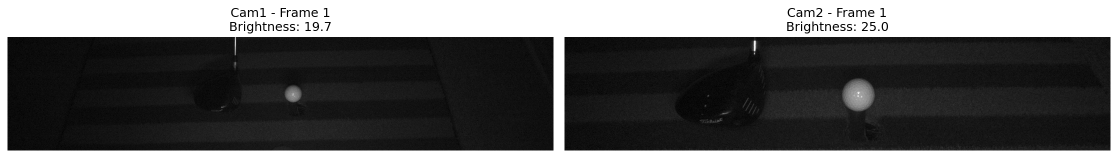
#> input picture driver_shot_sample_images.png, 2235 x 316 px (shown at 1/2 size); its folder holds only this picture in this run
$ python -i fast_white_ball_detector.py   (imports and definitions only)
#> lines starting #> are read from the running program, lines starting #| are printed output that depends on the picture; after the words box and inside, x2 and y2 are one past the last pixel; in counts of white or black regions, pixels touching at a corner belong together
#> further down, picture is the input picture: shape (316, 2235, 3); min 0, max 255, mean 90
#!/usr/bin/env python3
"""
빠른 흰색 골프공 검출 시스템
진행사항 표시와 최적화된 알고리즘으로 빠른 테스트
"""

import cv2
import numpy as np
import json
import matplotlib.pyplot as plt
from pathlib import Path
import glob
import os
from datetime import datetime
import time

class FastWhiteBallDetector:
    def __init__(self, calibration_file="realistic_stereo_calibration.json"):
        """빠른 흰색 골프공 검출기 초기화"""
        self.calibration_file = calibration_file
        self.load_calibration()

        print(f"Fast White Golf Ball Detector Initialized")
        print(f"Target: 99% detection rate + 90% 3D calculation rate")
        print(f"Optimized for speed with progress tracking")

    def load_calibration(self):
        """캘리브레이션 데이터 로드"""
        with open(self.calibration_file, 'r', encoding='utf-8') as f:
#> (reads realistic_stereo_calibration.json from the repository)
            self.calibration_data = json.load(f)

        # 카메라 매트릭스
        self.K1 = np.array(self.calibration_data['camera_matrix_1'])
        self.K2 = np.array(self.calibration_data['camera_matrix_2'])

        # 왜곡 계수
        self.D1 = np.array(self.calibration_data['distortion_coeffs_1'])
        self.D2 = np.array(self.calibration_data['distortion_coeffs_2'])

        # 스테레오 변환
        self.R = np.array(self.calibration_data['rotation_matrix'])
        self.T = np.array(self.calibration_data['translation_vector'])

        # 기타 정보
        self.baseline_mm = self.calibration_data['baseline_mm']
        self.image_size = tuple(self.calibration_data['image_size'])
        self.focal_length = self.K1[0, 0]

    def detect_white_ball_fast(self, img):
        """빠른 흰색 골프공 검출 (최적화된 버전)"""
        # HSV 색공간으로 변환
        hsv = cv2.cvtColor(img, cv2.COLOR_BGR2HSV)
#> hsv: shape (316, 2235, 3); mean H, S, V 0, 0, 90

        # 가장 효과적인 흰색 범위만 사용
        white_ranges = [
            ([0, 0, 180], [180, 50, 255]),  # 기본 흰색
            ([0, 0, 150], [180, 80, 255]),  # 넓은 흰색
        ]

        best_detection = None
        best_score = 0

        for lower, upper in white_ranges:
            lower_white = np.array(lower)
            upper_white = np.array(upper)

            # 흰색 마스크 생성
            white_mask = cv2.inRange(hsv, lower_white, upper_white)

            # 빠른 노이즈 제거
            kernel = np.ones((3, 3), np.uint8)
            white_mask = cv2.morphologyEx(white_mask, cv2.MORPH_OPEN, kernel)
            white_mask = cv2.morphologyEx(white_mask, cv2.MORPH_CLOSE, kernel)

            # 컨투어 검출
            contours, _ = cv2.findContours(white_mask, cv2.RETR_EXTERNAL, cv2.CHAIN_APPROX_SIMPLE)

            if not contours:
                continue

            # 가장 원형에 가까운 컨투어 선택
            for contour in contours:
                area = cv2.contourArea(contour)
                if 20 < area < 2000:  # 면적 필터링 (더 엄격하게)
                    perimeter = cv2.arcLength(contour, True)
                    if perimeter > 0:
                        circularity = 4 * np.pi * area / (perimeter * perimeter)

                        if circularity > 0.5:  # 원형도 필터링 (더 엄격하게)
                            (x, y), radius = cv2.minEnclosingCircle(contour)
                            center = (int(x), int(y))

                            # 점수 계산
                            score = circularity * (area / 1000)

                            if score > best_score:
                                best_score = score
                                best_detection = (center, int(radius), white_mask)
#> this loop made 2 passes
#> contours on passes 1 to 2: [[[0, 0], [0, 315], [2234, 315], [2234, 0]]], [[[0, 0], [0, 315], [2234, 315], [2234, 0]]]
#> pass 1, in detect_white_ball_fast, `white_mask = cv2.inRange(hsv, lower_white, upper_white)`:
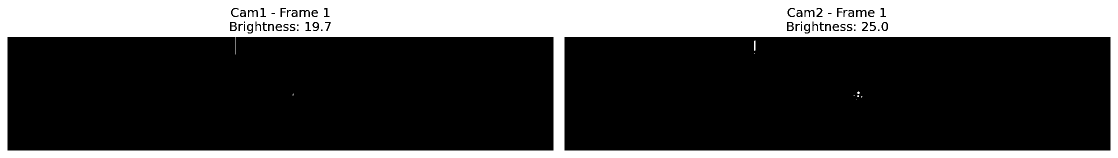
#> white_mask: shape (316, 2235) (shown at 1/2 size); 29.2% white; 25 white regions (10 under 20 px), largest, box (x1, y1, x2, y2) and area: (0, 0, 2235, 316) 205710, (1766, 46, 1773, 60) 84, (1508, 81, 1511, 102) 60
#> pass 1, in detect_white_ball_fast, `white_mask = cv2.morphologyEx(white_mask, cv2.MORPH_CLOSE, kernel)`:
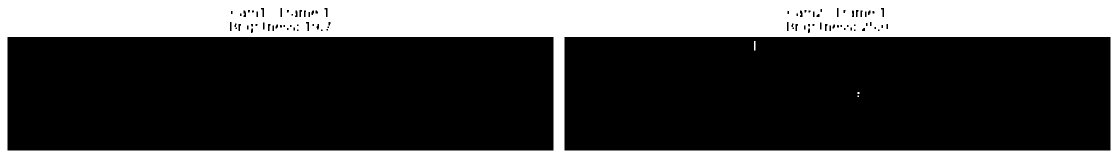
#> white_mask: shape (316, 2235) (shown at 1/2 size); 29.5% white; 4 white regions (2 under 20 px), largest, box (x1, y1, x2, y2) and area: (0, 0, 2235, 316) 208096, (1508, 82, 1511, 101) 57
#> pass 2, in detect_white_ball_fast, `white_mask = cv2.inRange(hsv, lower_white, upper_white)`:
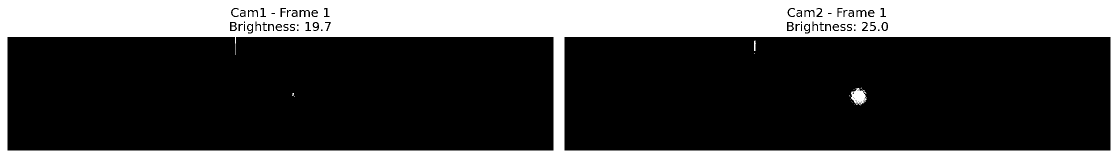
#> white_mask: shape (316, 2235) (shown at 1/2 size); 29.4% white; 30 white regions (15 under 20 px), largest, box (x1, y1, x2, y2) and area: (0, 0, 2235, 316) 205986, (1702, 176, 1734, 211) 673, (1766, 46, 1773, 60) 84
#> after the loop:
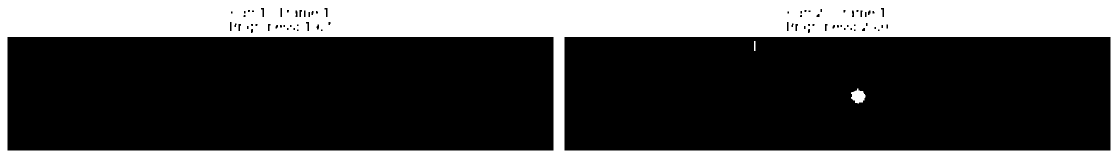
#> white_mask: shape (316, 2235) (shown at 1/2 size); 29.6% white; 3 white regions, box (x1, y1, x2, y2) and area: (0, 0, 2235, 316) 208667, (1702, 177, 1731, 207) 575, (1508, 82, 1511, 102) 60
#> after the loop, best_score = 0

        if best_detection:
            return best_detection[0], best_detection[1], best_detection[2]

        return None, None, None

    # [167 lines left out: functions calculate_3d_position_fast, test_fast_white_ball_detection, main, not called in this run]

# [2 lines not run here, left out]

>>> import cv2
>>> picture = cv2.imread('driver_shot_sample_images.png')
>>> result = FastWhiteBallDetector().detect_white_ball_fast(picture)
